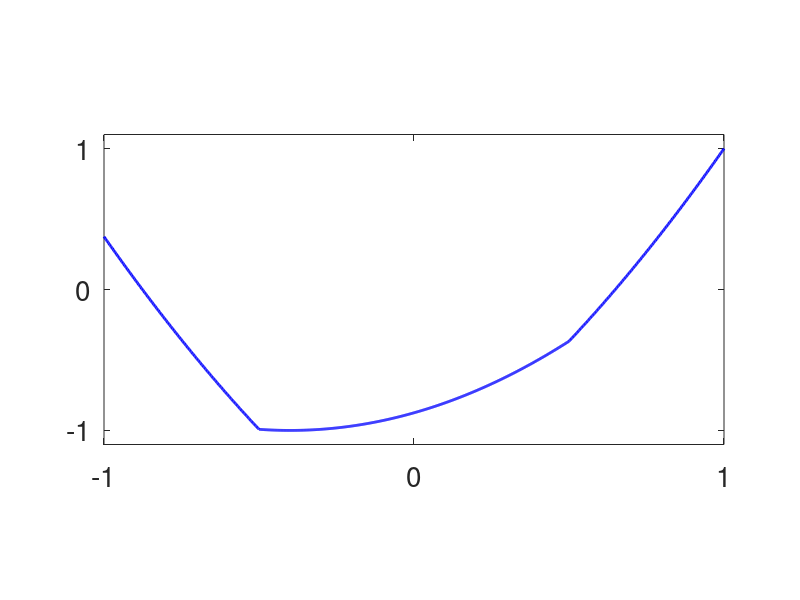
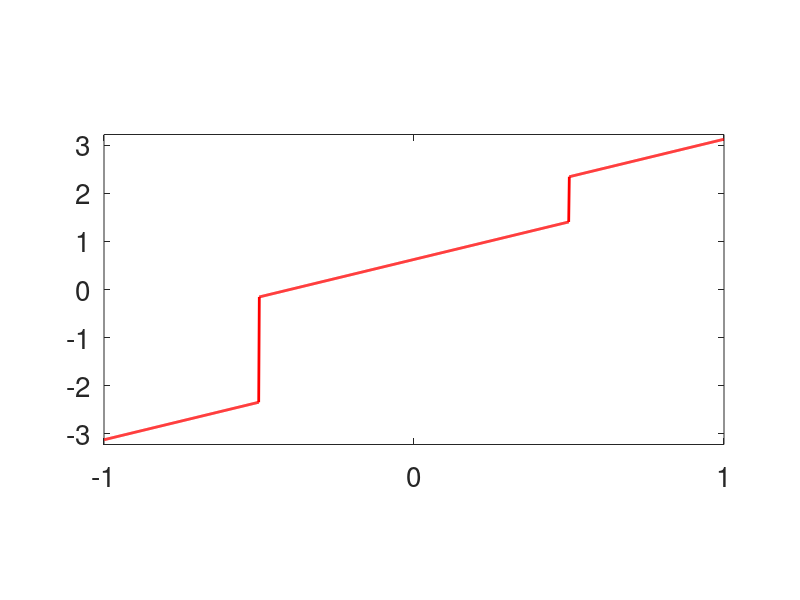
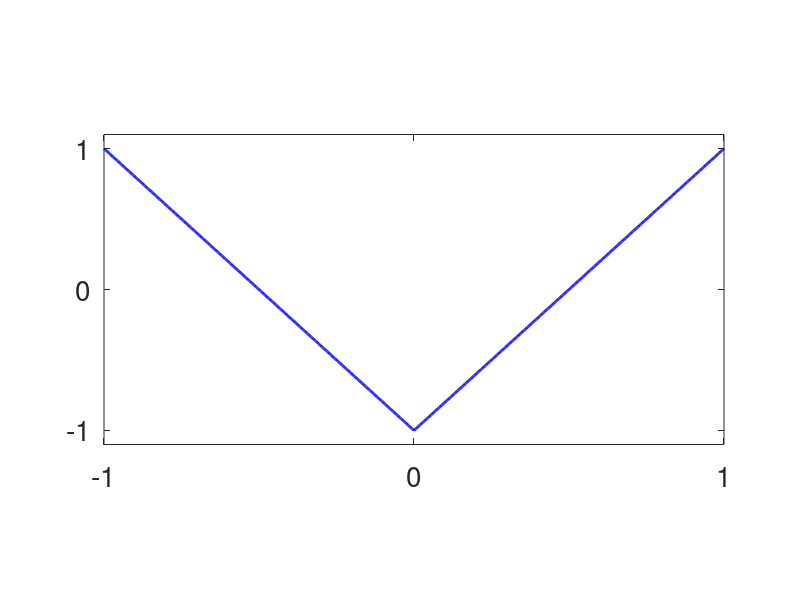
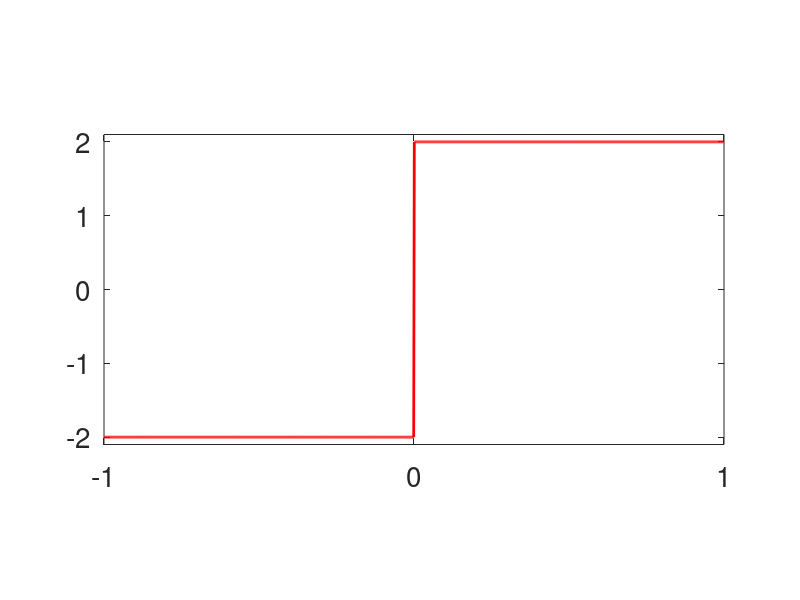

These charts were generated, in order, by the following MATLAB code:
%%
% Just some simple plots on the subdifferential.

addpath('../toolbox');
rep = '../results/subdiff/';
[~,~] = mkdir(rep);
SetAR = @(ar)set(gca, 'PlotBoxAspectRatio', [1 ar 1], 'FontSize', 20);

n = 1025;
t = linspace(-1,1,n);
h = (max(t)-min(t))/(n-1);
mdiff = @(f)( f(2:end) - f(1:end-1) ) / h;
mmean = @(f)( f(2:end) + f(1:end-1) )/2;

F = {.3*abs(t-.5) + .7*abs(t+.5) + .5*t.^2, abs(t)};
names = {'piecereg' 'abs'};

for k=1:length(F)
    name = names{k};
    f = F{k}; 
    f = rescale(f, -1, 1);
    clf;
    plot(t, f, 'b-', 'LineWidth', 2);
    axis normal; axis([-1 1 min(f)-.1 max(f)+.1]);
    set(gca, 'FontSize', 20);
    set(gca, 'XTick', [-1 0 1], 'YTick',  -3:1:3);
    SetAR(1/2);
    saveas(gcf, [rep name '.eps'], 'epsc');
    clf;
    df = mdiff(f);
    plot(mmean(t), df, 'r-', 'LineWidth', 2);
    axis normal; axis([-1 1 min(df)-.1 max(df)+.1]);
    set(gca, 'FontSize', 20);
    set(gca, 'XTick', [-1 0 1], 'YTick', -3:1:3);
    SetAR(1/2);
    saveas(gcf, [rep name '-diff.eps'], 'epsc');
end
